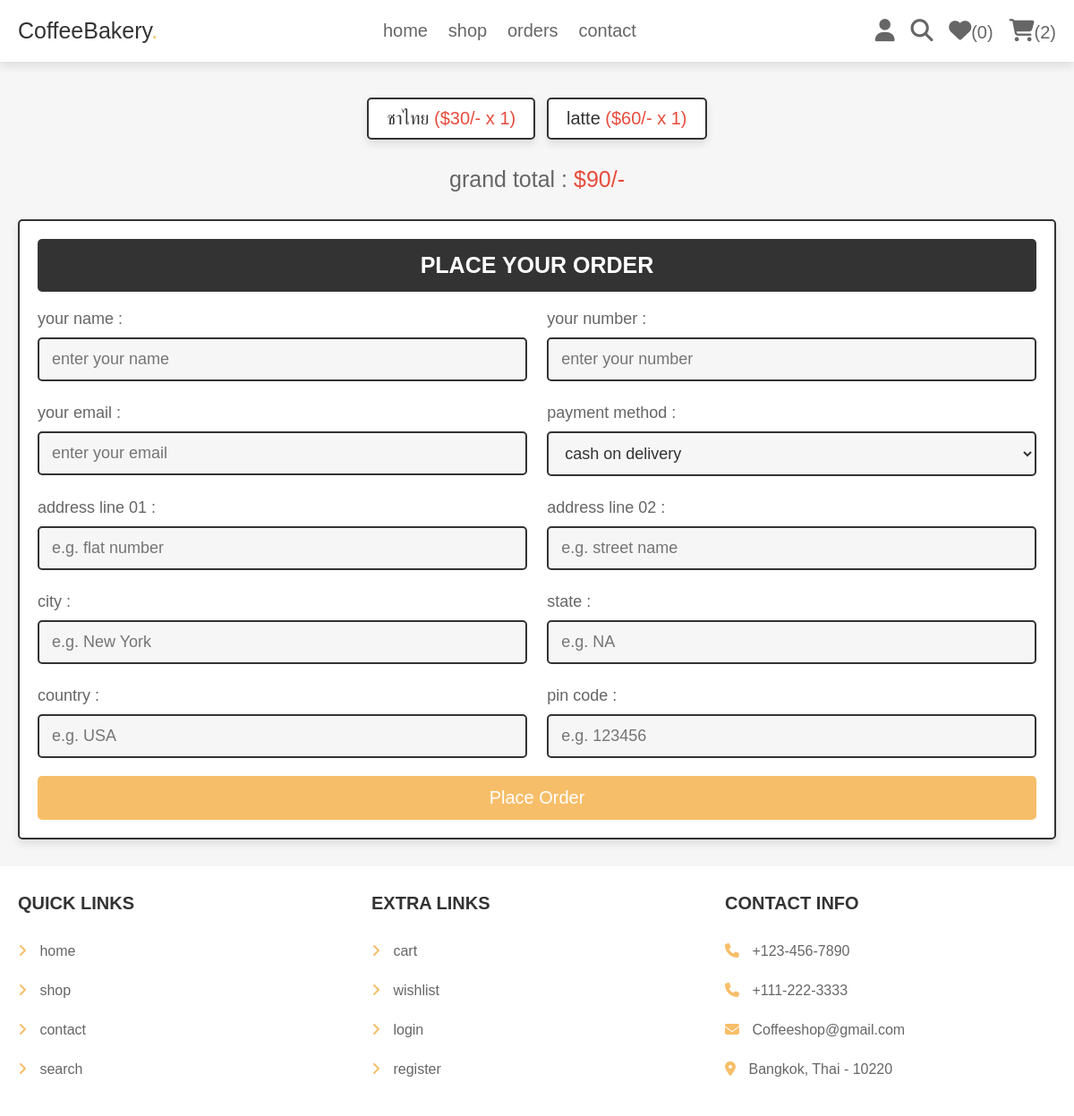
/checkout.php (signed in), run on the app's committed database.
### tables this page shows
CREATE TABLE `cart` (
  `id` int(100) NOT NULL,
  `user_id` int(100) NOT NULL,
  `pid` int(100) NOT NULL,
  `name` varchar(100) NOT NULL,
  `price` int(100) NOT NULL,
  `cost` int(11) NOT NULL,
  `quantity` int(100) NOT NULL,
  `image` varchar(100) NOT NULL
);

### checkout.php (the view, shortened to what this page needs)
<?php
@include 'config.php';
$user_id = $_SESSION['user_id'];
?>
<!DOCTYPE html>
<html lang="en">
<head>
   <link rel="stylesheet" href="https://cdnjs.cloudflare.com/ajax/libs/font-awesome/6.1.1/css/all.min.css">
   <link rel="stylesheet" href="css/style.css">
</head>
<body>
<?php include 'header.php'; ?>
<section class="display-orders">
   <?php
      $cart_grand_total = 0;
      $select_cart_items = $conn->prepare("SELECT * FROM `cart` WHERE user_id = ?");
      $select_cart_items->execute([$user_id]);
      if($select_cart_items->rowCount() > 0){
         while($fetch_cart_items = $select_cart_items->fetch(PDO::FETCH_ASSOC)){
            $cart_total_price = ($fetch_cart_items['price'] * $fetch_cart_items['quantity']);
            $cart_grand_total += $cart_total_price;
   ?>
   <p> <?= $fetch_cart_items['name']; ?> <span>(<?= '$'.$fetch_cart_items['price'].'/- x '. $fetch_cart_items['quantity']; ?>)</span> </p>
   <?php
    }
   }else{
      echo '<p class="empty">your cart is empty!</p>';
   }
   ?>
   <div class="grand-total">grand total : <span>$<?= $cart_grand_total; ?>/-</span></div>
</section>
<section class="checkout-orders">
   <form action="" method="POST">
      <h3>place your order</h3>
      <div class="flex">
         <div class="inputBox">
            <span>your name :</span>
            <input type="text" name="name" placeholder="enter your name" class="box" required>
         </div>
         <div class="inputBox">
            <span>your number :</span>
            <input type="number" name="number" placeholder="enter your number" class="box" required>
         </div>
         <div class="inputBox">
            <span>your email :</span>
            <input type="email" name="email" placeholder="enter your email" class="box" required>
         </div>
         <div class="inputBox">
            <span>payment method :</span>
            <select name="method" class="box" required>
               <option value="cash on delivery">cash on delivery</option>
            </select>
         </div>
         <div class="inputBox">
            <span>address line 01 :</span>
            <input type="text" name="flat" placeholder="e.g. flat number" class="box" required>
         </div>
         <div class="inputBox">
            <span>address line 02 :</span>
            <input type="text" name="street" placeholder="e.g. street name" class="box" required>
         </div>
         <div class="inputBox">
            <span>city :</span>
            <input type="text" name="city" placeholder="e.g. New York" class="box" required>
         </div>
         <div class="inputBox">
            <span>state :</span>
            <input type="text" name="state" placeholder="e.g. NA" class="box" required>
         </div>
         <div class="inputBox">
            <span>country :</span>
            <input type="text" name="country" placeholder="e.g. USA" class="box" required>
         </div>
         <div class="inputBox">
            <span>pin code :</span>
            <input type="number" min="0" name="pin_code" placeholder="e.g. 123456" class="box" required>
         </div>
      </div>
      <input type="submit" name="order" class="btn <?= ($cart_grand_total > 1)?'':'disabled'; ?>" value="place order">
   </form>
</section>
<?php include 'footer.php'; ?>
</body>
</html>

### css/style.css (style rules this page uses)
.display-orders { text-align: center; padding-bottom: 0; }
.display-orders p { display: inline-block; padding:1rem 2rem; margin:1rem .5rem; font-size: 2rem; text-align: center; border:var(--border); background-color: var(--white); box-shadow: var(--box-shadow); border-radius: .5rem; }
.display-orders p span { color:var(--red); }
.display-orders .grand-total { margin-top: 2rem; font-size: 2.5rem; color:var(--light-color); }
.display-orders .grand-total span { color:var(--red); }
.checkout-orders form { padding:2rem; border:var(--border); background-color: var(--white); box-shadow: var(--box-shadow); border-radius: .5rem; }
.checkout-orders form h3 { border-radius: .5rem; background-color: var(--black); color:var(--white); padding:1.5rem 1rem; text-align: center; text-transform: uppercase; margin-bottom: 2rem; font-size: 2.5rem; }
.checkout-orders form .flex { display: flex; flex-wrap: wrap; gap:1.5rem; justify-content: space-between; }
.checkout-orders form .flex .inputBox { width: 49%; }
.checkout-orders form .flex .inputBox .box { width: 100%; border:var(--border); border-radius: .5rem; font-size: 1.8rem; color:var(--black); padding:1.2rem 1.4rem; margin:1rem 0; background-color: var(--light-bg); }
.checkout-orders form .flex .inputBox span { font-size: 1.8rem; color:var(--light-color); }

### css/components.css (style rules this page uses)
:root { ---green: rgb(247, 190, 105); --orange:#f39c12; --red:#e74c3c; --black:#333; --light-color:#666; --white:#fff; --light-bg:#f6f6f6; --border:.2rem solid var(--black); --box-shadow:0 .5rem 1rem rgba(0,0,0,.1); }
* { font-family: 'Rubik', sans-serif; margin:0; padding:0; box-sizing: border-box; outline: none; border:none; text-decoration: none; color:var(--black); }
body { background-color: var(--light-bg); }
html { font-size: 62.5%; overflow-x: hidden; scroll-behavior: smooth; scroll-padding-top: 6.5rem; }
section { padding:3rem 2rem; max-width: 1200px; margin:0 auto; }
.btn, .delete-btn, .option-btn { display: block; width: 100%; margin-top: 1rem; border-radius: .5rem; color:var(--white); font-size: 2rem; padding:1.3rem 3rem; text-transform: capitalize; cursor: pointer; text-align: center; }
.btn { background-color:rgb(247, 190, 105); }

### data on the page
cart: name "ชาไทย", price "30", quantity "1"
cart: name "latte", price "60", quantity "1"

### other printed values
$count_wishlist_items->rowCount() "0"
$count_cart_items->rowCount() "2"
$cart_grand_total "90"
